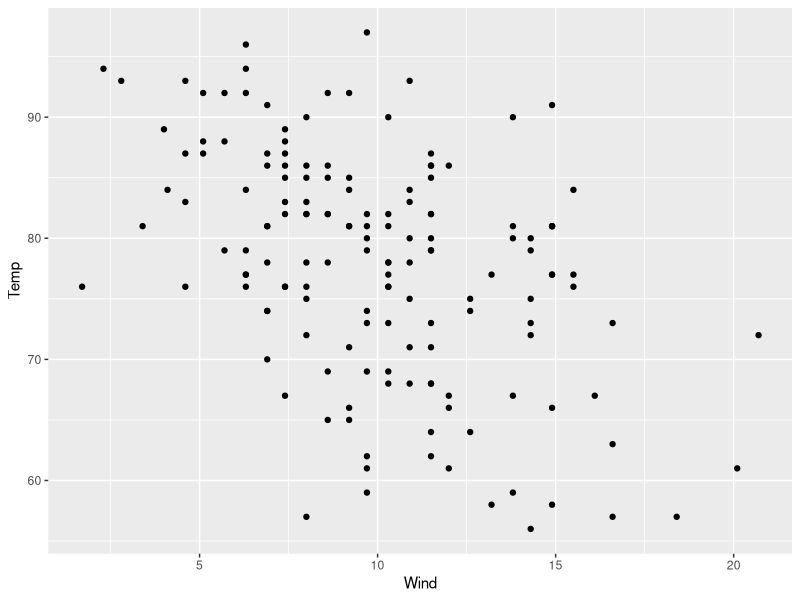

Write R code to recreate this figure. (Note: this script raises an error after producing the figure.)
library(datasets)
library(ggplot2)
library(tidyr)
library(GGally)

ggplot(airquality, aes(x=Wind, y=Temp)) +
  geom_point()

# Remove todos NA do dataset airquality
aq.no.NA <- drop_na(airquality)

#Calcular o nivel médio de Ozonio
median.Ozone <- median(aq.no.NA$Ozone)

Ozone_Level <- NULL

for(i in l:nrow(aq.no.NA)){
  if (aq.no.NA$Ozone[i] <- median.Ozone) {
    Ozone_Level[i] <- "Low"
  } else {
    Ozone_Level[i] <- "High"
  }
  
}

aq.Ozone.Level <- cbind(aq.no.NA, Ozone_Level)

ggplot(aq.Ozone.Level, aes(x=Wind, y=Temp, color=Ozone_Level)) +
  geom_point (size=3) +
  scale_color_grey(start=0, end=1)

#matriz de dispersão

aq.subset <- subset(aq.no.NA, select = c(Ozone, Wind, Temp, Solar.R))
ggpairs(aq.subset)